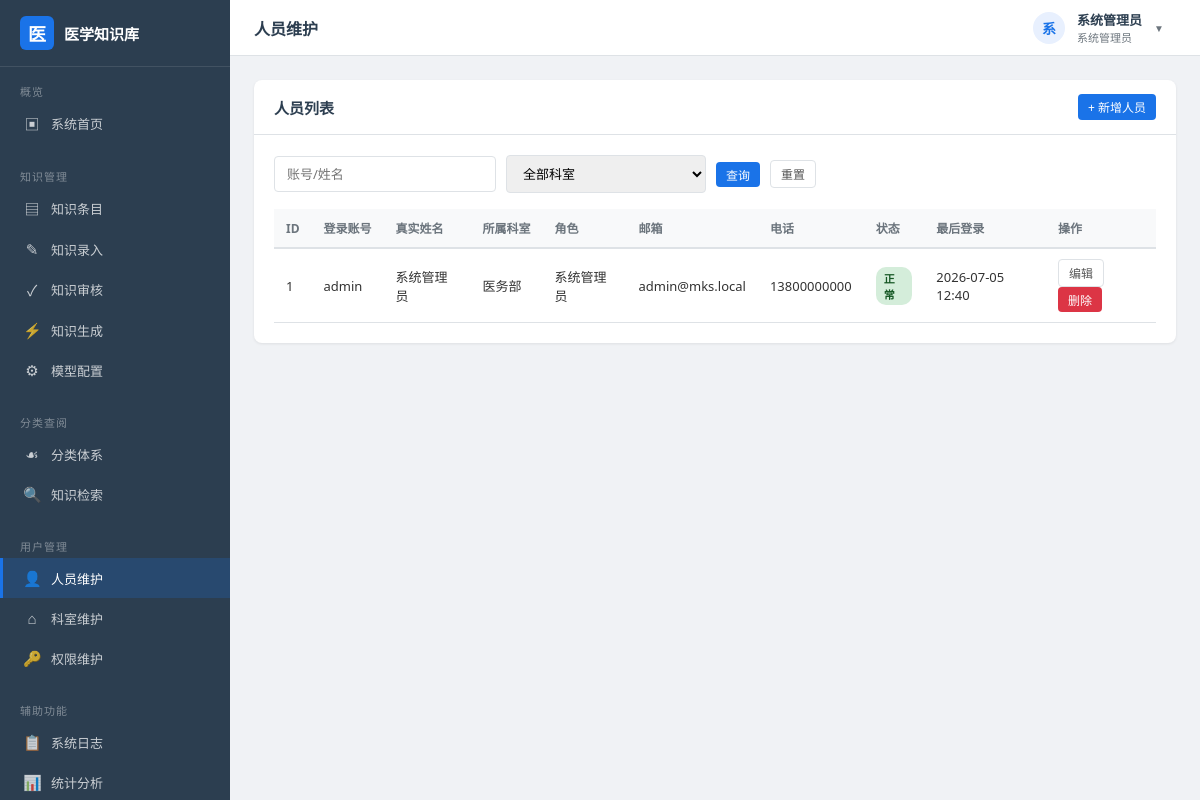
Page /users (signed in) on the earlier database version.
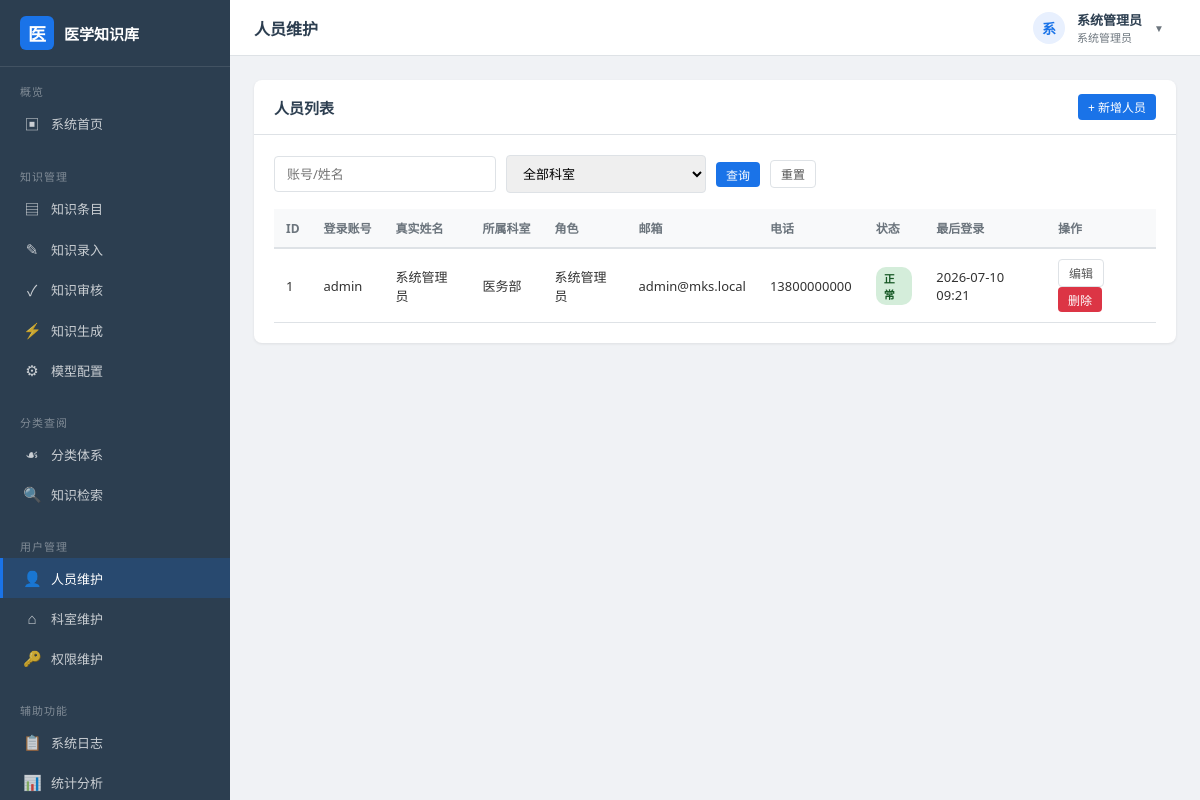
Same page on the later database version.
### models.py (models this page shows, shortened)
class User(db.Model):
    __tablename__ = "user"
    id = db.Column(db.Integer, primary_key=True, autoincrement=True)
    username = db.Column(db.String(50), unique=True, nullable=False, comment="登录账号")
    real_name = db.Column(db.String(50), nullable=False, comment="真实姓名")
    password_hash = db.Column(db.String(128), nullable=False, comment="口令哈希")
    email = db.Column(db.String(120), default="", comment="电子邮箱")
    phone = db.Column(db.String(20), default="", comment="联系电话")
    department_id = db.Column(db.Integer, db.ForeignKey("department.id"), nullable=True)
    role_id = db.Column(db.Integer, db.ForeignKey("role.id"), nullable=True)
    status = db.Column(db.String(10), default="active", comment="active/disabled")
    failed_attempts = db.Column(db.Integer, default=0, comment="密码错误次数")
    lock_time = db.Column(db.DateTime, nullable=True, comment="账号锁定时间")
    last_login = db.Column(db.DateTime, nullable=True)
    created_at = db.Column(db.DateTime, default=datetime.now)

class Department(db.Model):
    __tablename__ = "department"
    id = db.Column(db.Integer, primary_key=True, autoincrement=True)
    name = db.Column(db.String(80), nullable=False, comment="科室名称")
    code = db.Column(db.String(30), unique=True, nullable=False, comment="科室编码")
    parent_id = db.Column(db.Integer, db.ForeignKey("department.id"), nullable=True, comment="上级科室")
    sort_order = db.Column(db.Integer, default=0, comment="排列序号")
    remark = db.Column(db.String(200), default="", comment="备注")
    created_at = db.Column(db.DateTime, default=datetime.now)
    parent = db.relationship("Department", remote_side=[id], backref="children")
    users = db.relationship("User", backref="department", lazy="dynamic")

class Role(db.Model):
    __tablename__ = "role"
    id = db.Column(db.Integer, primary_key=True, autoincrement=True)
    name = db.Column(db.String(50), unique=True, nullable=False, comment="角色名称")
    code = db.Column(db.String(30), unique=True, nullable=False, comment="角色编码")
    permissions = db.Column(db.Text, default="", comment="权限列表，逗号分隔")
    remark = db.Column(db.String(200), default="")
    created_at = db.Column(db.DateTime, default=datetime.now)
    users = db.relationship("User", backref="role", lazy="dynamic")
    def has_permission(self, perm_code: str) -> bool:
        if not self.permissions:
            return False
        return perm_code in self.permissions.split(",")

### app.py (the view)
    @app.route("/users")
    @login_required
    @permission_required("user_manage")
    def user_list():
        keyword = request.args.get("keyword", "").strip()
        dept_id = request.args.get("dept", 0, type=int)
        page = request.args.get("page", 1, type=int)
        query = User.query
        if keyword:
            query = query.filter(
                db.or_(User.username.contains(keyword), User.real_name.contains(keyword))
            )
        if dept_id:
            query = query.filter_by(department_id=dept_id)
        pagination = query.order_by(User.id.desc()).paginate(
            page=page, per_page=app.config["PER_PAGE"], error_out=False
        )
        departments = Department.query.order_by(Department.sort_order).all()
        return render_template(
            "users/list.html",
            users=pagination.items, pagination=pagination,
            keyword=keyword, dept_id=dept_id, departments=departments,
        )

### app.py (called while the page is built)
def register_before_handlers(app: Flask):
    @app.before_request
    def _load_current_user():
        uid = session.get("uid")
        g.current_user = None
        if uid:
            g.current_user = User.query.get(uid)
    @app.context_processor
    def _inject_globals():
        return {
            "current_user": g.current_user,
            "current_year": datetime.now().year,
        }

def login_required(func):
    @wraps(func)
    def wrapper(*args, **kwargs):
        if not g.current_user:
            flash("请先登录系统", "warning")
            return redirect(url_for("login", next=request.full_path))
        return func(*args, **kwargs)
    return wrapper

def permission_required(perm_code: str):
    def decorator(func):
        @wraps(func)
        def wrapper(*args, **kwargs):
            user = g.current_user
            if not user or not user.role:
                abort(403)
            if not user.role.has_permission(perm_code) and user.role.code != "admin":
                flash("您没有该功能的操作权限", "danger")
                return redirect(url_for("dashboard"))
            return func(*args, **kwargs)
        return wrapper
    return decorator

### templates/users/list.html (shortened to what this page needs)
{% extends "layout.html" %}
{% block page_title %}人员维护{% endblock %}
{% block content %}
<div class="card">
    <div class="card-header">
        <h3>人员列表</h3>
        <a href="{{ url_for('user_create') }}" class="btn btn-primary btn-sm">+ 新增人员</a>
    </div>
    <div class="card-body">
        <form class="search-bar" method="GET" id="searchForm">
            <input type="text" name="keyword" class="form-control" id="searchKeyword" placeholder="账号/姓名" value="{{ keyword }}">
            <select name="dept" class="form-control">
                <option value="0">全部科室</option>
            </select>
            <button type="submit" class="btn btn-primary btn-sm">查询</button>
            <a href="{{ url_for('user_list') }}" class="btn btn-default btn-sm">重置</a>
        </form>
        <table class="data-table">
            <thead>
                <tr>
                    <th>ID</th>
                    <th>登录账号</th>
                    <th>真实姓名</th>
                    <th>所属科室</th>
                    <th>角色</th>
                    <th>邮箱</th>
                    <th>电话</th>
                    <th>状态</th>
                    <th>最后登录</th>
                    <th>操作</th>
                </tr>
            </thead>
            <tbody>
                {% for u in users %}
                <tr>
                    <td>{{ u.id }}</td>
                    <td>{{ u.username }}</td>
                    <td>{{ u.real_name }}</td>
                    <td>{{ u.department.name if u.department else '—' }}</td>
                    <td>{{ u.role.name if u.role else '—' }}</td>
                    <td>{{ u.email or '—' }}</td>
                    <td>{{ u.phone or '—' }}</td>
                    <td>
                        {% if u.status == 'active' %}
                            <span class="badge badge-active">正常</span>
                        {% else %}
                            <span class="badge badge-disabled">停用</span>
                        {% endif %}
                    </td>
                    <td>{{ u.last_login|fmt_date if u.last_login else '—' }}</td>
                    <td>
                        <a href="{{ url_for('user_edit', uid=u.id) }}" class="btn btn-default btn-sm">编辑</a>
                        <form method="POST" action="{{ url_for('user_delete', uid=u.id) }}" style="display:inline;">
                            <button type="submit" class="btn btn-danger btn-sm btn-delete">删除</button>
                        </form>
                    </td>
                </tr>
                {% endfor %}
            </tbody>
        </table>
    </div>
</div>
{% endblock %}

### templates/layout.html (shortened to what this page needs)
<!DOCTYPE html>
<html lang="zh-CN">
<head>
    <link rel="stylesheet" href="{{ url_for('static', filename='css/style.css') }}">
</head>
<body>
<div class="app-layout">
    <aside class="sidebar">
        <div class="sidebar-header">
            <div class="icon">医</div>
            <span>医学知识库</span>
        </div>
        <nav class="nav-section">
            <div class="nav-section-title">概览</div>
            <a href="{{ url_for('dashboard') }}" class="nav-item" onclick="navigate(event, this)">
                <span class="nav-icon">▣</span> 系统首页
            </a>
        </nav>
        <nav class="nav-section">
            <div class="nav-section-title">知识管理</div>
            <a href="{{ url_for('knowledge_list') }}" class="nav-item" onclick="navigate(event, this)">
                <span class="nav-icon">▤</span> 知识条目
            </a>
            <a href="{{ url_for('knowledge_create') }}" class="nav-item" onclick="navigate(event, this)">
                <span class="nav-icon">✎</span> 知识录入
            </a>
            <a href="{{ url_for('knowledge_review_list') }}" class="nav-item" onclick="navigate(event, this)">
                <span class="nav-icon">✓</span> 知识审核
            </a>
            <a href="{{ url_for('knowledge_generate') }}" class="nav-item" onclick="navigate(event, this)">
                <span class="nav-icon">⚡</span> 知识生成
            </a>
            <a href="{{ url_for('model_config_list') }}" class="nav-item" onclick="navigate(event, this)">
                <span class="nav-icon">⚙</span> 模型配置
            </a>
        </nav>
        <nav class="nav-section">
            <div class="nav-section-title">分类查阅</div>
            <a href="{{ url_for('category_tree') }}" class="nav-item" onclick="navigate(event, this)">
                <span class="nav-icon">☙</span> 分类体系
            </a>
            <a href="{{ url_for('search') }}" class="nav-item" onclick="navigate(event, this)">
                <span class="nav-icon">🔍</span> 知识检索
            </a>
        </nav>
        <nav class="nav-section">
            <div class="nav-section-title">用户管理</div>
            <a href="{{ url_for('user_list') }}" class="nav-item" onclick="navigate(event, this)">
                <span class="nav-icon">👤</span> 人员维护
            </a>
            <a href="{{ url_for('dept_list') }}" class="nav-item" onclick="navigate(event, this)">
                <span class="nav-icon">⌂</span> 科室维护
            </a>
            <a href="{{ url_for('role_list') }}" class="nav-item" onclick="navigate(event, this)">
                <span class="nav-icon">🔑</span> 权限维护
            </a>
        </nav>
        <nav class="nav-section">
            <div class="nav-section-title">辅助功能</div>
            <a href="{{ url_for('log_list') }}" class="nav-item" onclick="navigate(event, this)">
                <span class="nav-icon">📋</span> 系统日志
            </a>
            <a href="{{ url_for('statistics') }}" class="nav-item" onclick="navigate(event, this)">
                <span class="nav-icon">📊</span> 统计分析
            </a>
        </nav>
    </aside>
    <div class="main-area">
        <header class="topbar">
            <div class="topbar-title">{% block page_title %}系统首页{% endblock %}</div>
            <div class="topbar-user">
                <div class="user-dropdown" id="user-dropdown">
                    <div class="dropdown-trigger">
                        <div class="avatar">{{ current_user.real_name[0] if current_user else '?' }}</div>
                        <div class="info">
                            <div class="name">{{ current_user.real_name if current_user else '' }}</div>
                            <div class="role">{{ current_user.role.name if current_user and current_user.role else '' }}</div>
                        </div>
                        <span class="dropdown-arrow">▼</span>
                    </div>
                </div>
            </div>
        </header>
        <main class="content-area">
            {% block content %}{% endblock %}
        </main>
    </div>
</div>
</body>
</html>

Differences in the rows shown:
changed User "admin": last_login|fmt_date "2026-07-05 12:40" → "2026-07-10 09:21"
